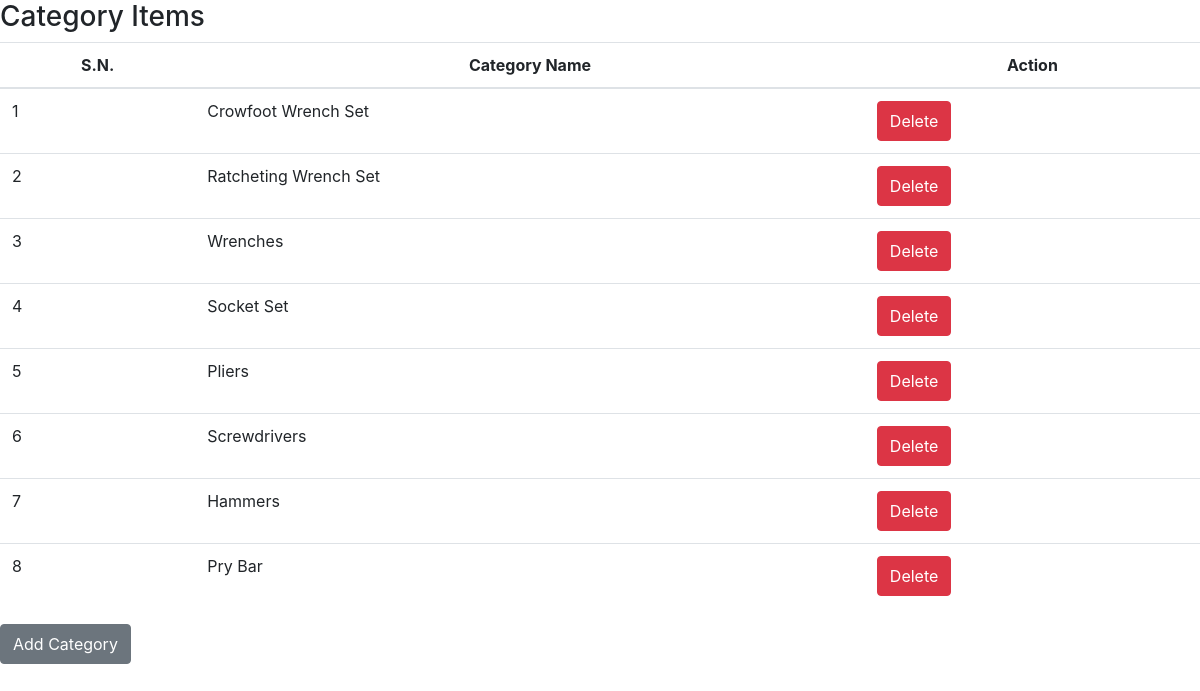
Screenshot of /adminView/viewCategories.php with the database file from the repository.
### tables this page shows
CREATE TABLE `category` (
  `category_id` int(11) NOT NULL,
  `category_name` varchar(150) NOT NULL
);

### adminView/viewCategories.php (the view, shortened to what this page needs)
<link href="https://cdn.jsdelivr.net/npm/bootstrap@4.6.2/dist/css/bootstrap.min.css" rel="stylesheet">
<link href="https://cdnjs.cloudflare.com/ajax/libs/font-awesome/6.4.0/css/all.min.css" rel="stylesheet">
<div>
  <h3>Category Items</h3>
  <table class="table ">
    <thead>
      <tr>
        <th class="text-center">S.N.</th>
        <th class="text-center">Category Name</th>
        <th class="text-center" colspan="2">Action</th>
      </tr>
    </thead>
    <?php
    include_once "../config/dbconnect.php";
    $sql = "SELECT * from category";
    $result = $conn->query($sql);
    $count = 1;
    if ($result->num_rows > 0) {
      while ($row = $result->fetch_assoc()) {
    ?>
        <tr>
          <td><?= $count ?></td>
          <td><?= $row["category_name"] ?></td>
          <td><button class="btn btn-danger" style="height:40px" onclick="categoryDelete('<?= $row['category_id'] ?>')">Delete</button></td>
        </tr>
    <?php
        $count = $count + 1;
      }
    }
    ?>
  </table>
  <button type="button" class="btn btn-secondary" style="height:40px" data-toggle="modal" data-target="#myModal">
    Add Category
  </button>
</div>

### rows the page displays
category: category_name "Crowfoot Wrench Set"
category: category_name "Ratcheting Wrench Set"
category: category_name "Wrenches"
category: category_name "Socket Set"
category: category_name "Pliers"
category: category_name "Screwdrivers"
category: category_name "Hammers"
category: category_name "Pry Bar"
